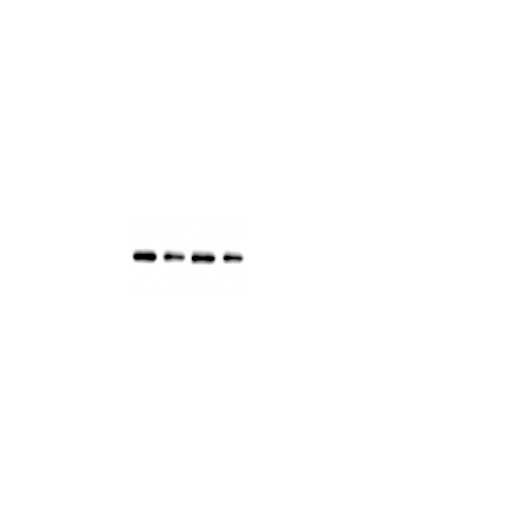
#> input picture Proof of Concept/images_separated/SCC25DDP_BMI1.jpg, 512 x 512 px
$ python copy_move_test.py
#> lines starting #> are read from the running program, lines starting #| are printed output that depends on the picture
# Copy region and paste onto another area
# Referenced https://www.adamsmith.haus/python/examples/3039/pil-copy-a-region-of-an-image-to-another-area

from PIL import Image

file_path = "SCC25DDP_BMI1.jpg"
orig_img = Image.open("images_separated/" + file_path, "r")
#> orig_img is the input picture: PIL image 512x512 RGB; min 0, max 255, mean 254.4
# Coordinates: left, top, right, bottom
region = orig_img.crop((130, 245, 250, 270))
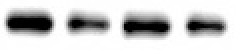
#> region: PIL image 120x25 RGB (shown 2 times larger); min 0, max 255, mean 203
orig_img.paste(region, (130, 270, 250, 295))

orig_img.save("images_manipulated/" + file_path)
